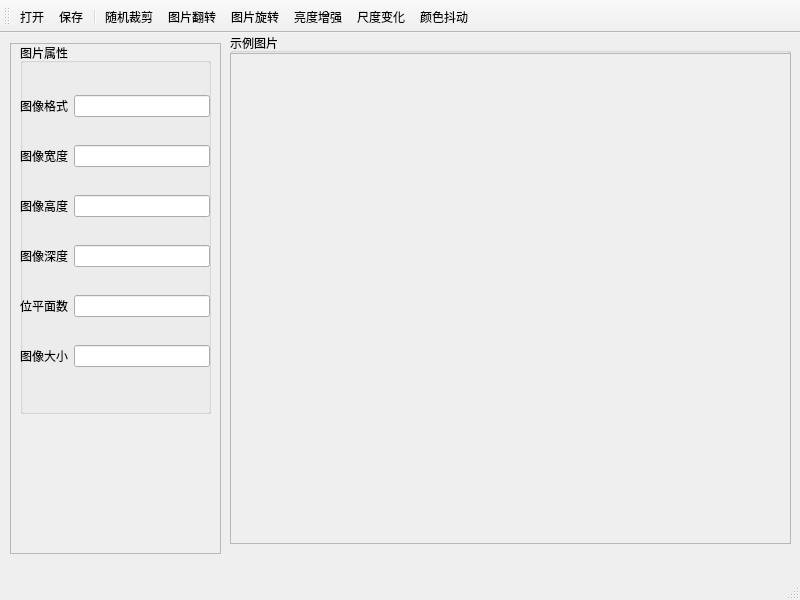
<?xml version="1.0" encoding="UTF-8"?>
<ui version="4.0">
 <class>MainWindow</class>
 <widget class="QMainWindow" name="MainWindow">
  <property name="geometry">
   <rect>
    <x>0</x>
    <y>0</y>
    <width>800</width>
    <height>600</height>
   </rect>
  </property>
  <property name="windowTitle">
   <string>MainWindow</string>
  </property>
  <widget class="QWidget" name="centralwidget">
   <widget class="QFrame" name="frameLeft">
    <property name="geometry">
     <rect>
      <x>10</x>
      <y>10</y>
      <width>211</width>
      <height>511</height>
     </rect>
    </property>
    <property name="frameShape">
     <enum>QFrame::StyledPanel</enum>
    </property>
    <property name="frameShadow">
     <enum>QFrame::Raised</enum>
    </property>
    <widget class="QGroupBox" name="groupBox">
     <property name="geometry">
      <rect>
       <x>10</x>
       <y>0</y>
       <width>191</width>
       <height>371</height>
      </rect>
     </property>
     <property name="title">
      <string>图片属性</string>
     </property>
     <widget class="QWidget" name="">
      <property name="geometry">
       <rect>
        <x>0</x>
        <y>30</y>
        <width>190</width>
        <height>321</height>
       </rect>
      </property>
      <layout class="QVBoxLayout" name="verticalLayout_7">
       <item>
        <layout class="QHBoxLayout" name="horizontalLayout_2">
         <item>
          <widget class="QLabel" name="labFormat">
           <property name="text">
            <string>图像格式</string>
           </property>
          </widget>
         </item>
         <item>
          <widget class="QLineEdit" name="editImg_Format_2"/>
         </item>
        </layout>
       </item>
       <item>
        <layout class="QHBoxLayout" name="horizontalLayout_3">
         <item>
          <widget class="QLabel" name="labWidth">
           <property name="text">
            <string>图像宽度</string>
           </property>
          </widget>
         </item>
         <item>
          <widget class="QLineEdit" name="editImg_Width_2"/>
         </item>
        </layout>
       </item>
       <item>
        <layout class="QHBoxLayout" name="horizontalLayout_4">
         <item>
          <widget class="QLabel" name="labHeight">
           <property name="text">
            <string>图像高度</string>
           </property>
          </widget>
         </item>
         <item>
          <widget class="QLineEdit" name="editImg_Height_2"/>
         </item>
        </layout>
       </item>
       <item>
        <layout class="QHBoxLayout" name="horizontalLayout_5">
         <item>
          <widget class="QLabel" name="labDepth">
           <property name="text">
            <string>图像深度</string>
           </property>
          </widget>
         </item>
         <item>
          <widget class="QLineEdit" name="editImg_Depth_2"/>
         </item>
        </layout>
       </item>
       <item>
        <layout class="QHBoxLayout" name="horizontalLayout_6">
         <item>
          <widget class="QLabel" name="labBP">
           <property name="text">
            <string>位平面数</string>
           </property>
          </widget>
         </item>
         <item>
          <widget class="QLineEdit" name="editImg_BitPlace"/>
         </item>
        </layout>
       </item>
       <item>
        <layout class="QHBoxLayout" name="horizontalLayout_7">
         <item>
          <widget class="QLabel" name="labSize">
           <property name="text">
            <string>图像大小</string>
           </property>
          </widget>
         </item>
         <item>
          <widget class="QLineEdit" name="editImg_SizeByte_2"/>
         </item>
        </layout>
       </item>
      </layout>
     </widget>
    </widget>
   </widget>
   <widget class="QGroupBox" name="groupBSamp">
    <property name="geometry">
     <rect>
      <x>230</x>
      <y>0</y>
      <width>561</width>
      <height>511</height>
     </rect>
    </property>
    <property name="title">
     <string>示例图片</string>
    </property>
    <widget class="QScrollArea" name="scrollArea">
     <property name="geometry">
      <rect>
       <x>0</x>
       <y>20</y>
       <width>561</width>
       <height>491</height>
      </rect>
     </property>
     <property name="widgetResizable">
      <bool>true</bool>
     </property>
     <widget class="QWidget" name="SamplePic">
      <property name="geometry">
       <rect>
        <x>0</x>
        <y>0</y>
        <width>559</width>
        <height>489</height>
       </rect>
      </property>
      <widget class="QLabel" name="sampLabel">
       <property name="geometry">
        <rect>
         <x>0</x>
         <y>0</y>
         <width>551</width>
         <height>481</height>
        </rect>
       </property>
       <property name="text">
        <string/>
       </property>
      </widget>
     </widget>
    </widget>
   </widget>
  </widget>
  <widget class="QMenuBar" name="menubar">
   <property name="geometry">
    <rect>
     <x>0</x>
     <y>0</y>
     <width>800</width>
     <height>22</height>
    </rect>
   </property>
  </widget>
  <widget class="QStatusBar" name="statusbar"/>
  <widget class="QToolBar" name="toolBar">
   <property name="windowTitle">
    <string>toolBar</string>
   </property>
   <attribute name="toolBarArea">
    <enum>TopToolBarArea</enum>
   </attribute>
   <attribute name="toolBarBreak">
    <bool>false</bool>
   </attribute>
   <addaction name="actOpen"/>
   <addaction name="actSave"/>
   <addaction name="separator"/>
   <addaction name="actRanCrop"/>
   <addaction name="actFlip"/>
   <addaction name="actRotate"/>
   <addaction name="actEnhance"/>
   <addaction name="actResize"/>
   <addaction name="actShake"/>
  </widget>
  <action name="actOpen">
   <property name="text">
    <string>打开</string>
   </property>
  </action>
  <action name="actSave">
   <property name="text">
    <string>保存</string>
   </property>
  </action>
  <action name="actRanCrop">
   <property name="text">
    <string>随机裁剪</string>
   </property>
  </action>
  <action name="actFlip">
   <property name="text">
    <string>图片翻转</string>
   </property>
  </action>
  <action name="actRotate">
   <property name="text">
    <string>图片旋转</string>
   </property>
  </action>
  <action name="actEnhance">
   <property name="text">
    <string>亮度增强</string>
   </property>
  </action>
  <action name="actResize">
   <property name="text">
    <string>尺度变化</string>
   </property>
  </action>
  <action name="actShake">
   <property name="text">
    <string>颜色抖动</string>
   </property>
  </action>
 </widget>
 <resources/>
 <connections/>
</ui>
